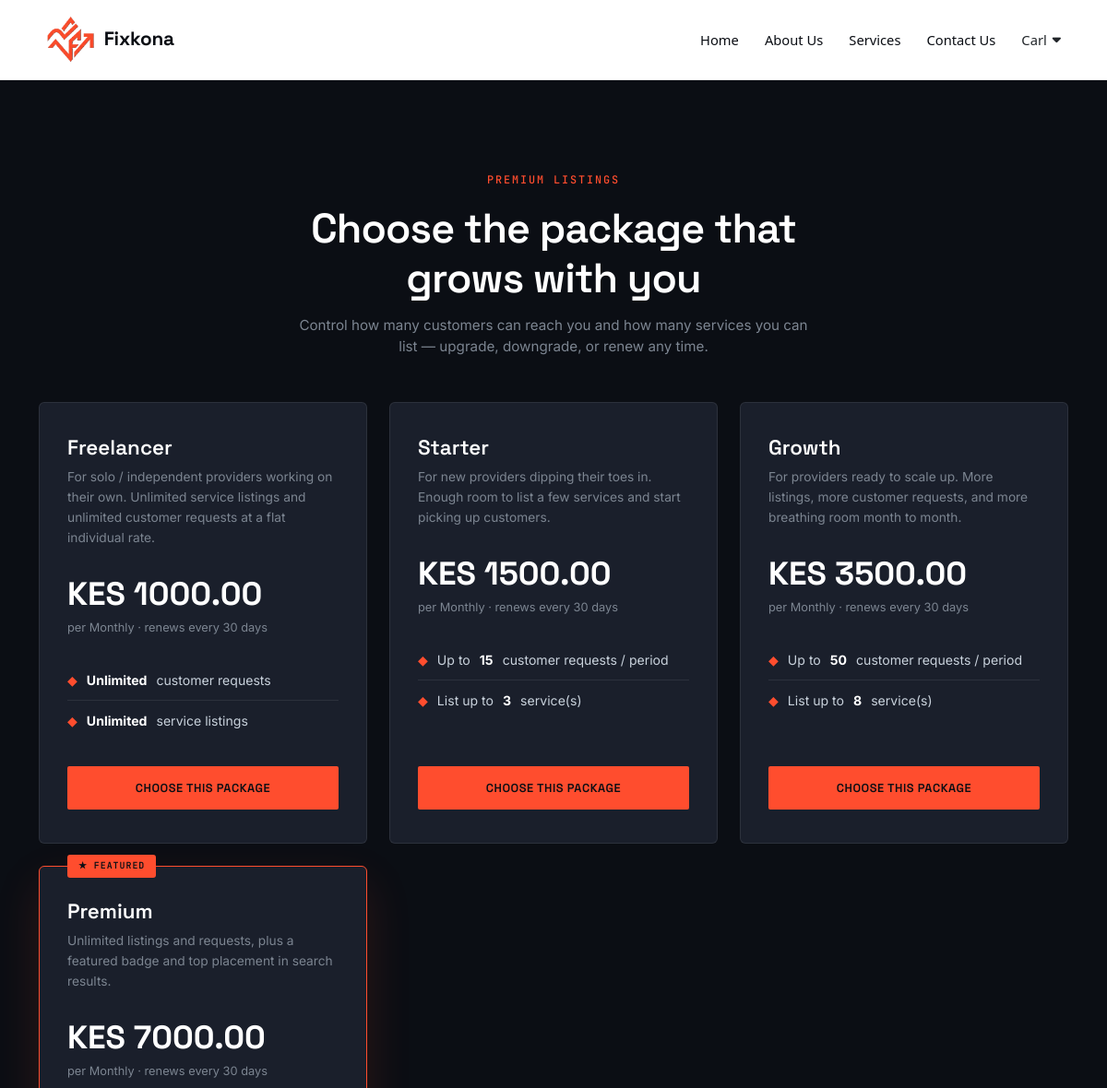
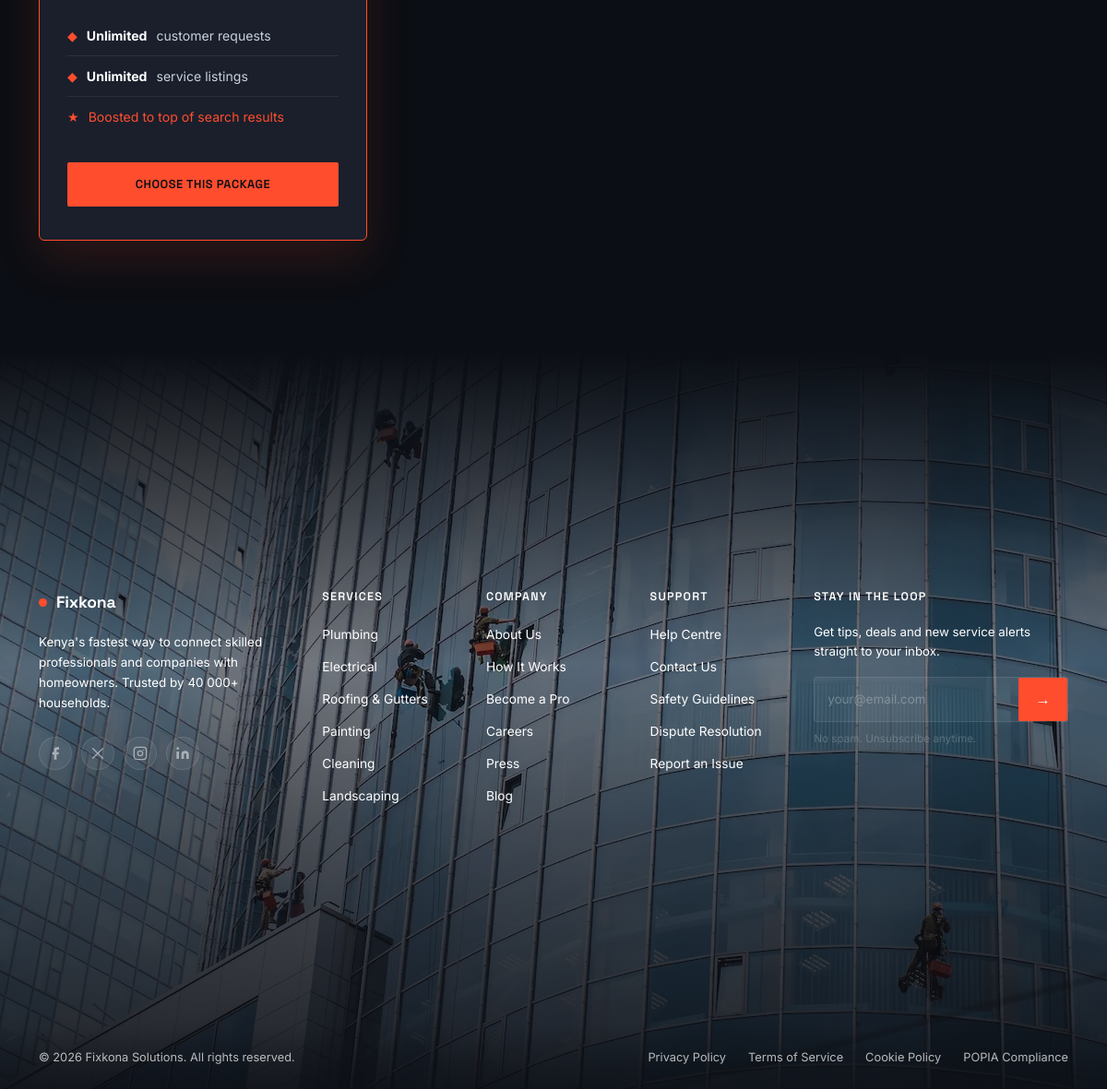
Page /packages/ (signed in) on the committed database (2 pictures, top to bottom).
### Match/models.py (models this page shows, shortened)
class User(AbstractUser):
    role = models.CharField(max_length=20, choices=USER_ROLES)
    phone = models.CharField(max_length=20, blank=True)
    location = models.CharField(max_length=100, blank=True)
    avatar = models.ImageField(upload_to='avatars/', blank=True, null=True)
    THEME_CHOICES = (
        ('system', 'Match System'),
        ('light', 'Light'),
        ('dark', 'Dark'),
    )
    theme_preference = models.CharField(max_length=10, choices=THEME_CHOICES, default='system')
    email_notifications = models.BooleanField(default=True)
    sms_notifications = models.BooleanField(default=False)
    request_update_alerts = models.BooleanField(
        default=True, help_text="Notify when a service request changes status."
    )
    marketing_emails = models.BooleanField(default=False)
    PROFILE_VISIBILITY_CHOICES = (
        ('public', 'Public'),
        ('private', 'Private'),
    )
    profile_visibility = models.CharField(
        max_length=10, choices=PROFILE_VISIBILITY_CHOICES, default='public'
    )
    show_phone_publicly = models.BooleanField(default=True)
    LANGUAGE_CHOICES = (
        ('en', 'English'),
        ('sw', 'Kiswahili'),
    )
    preferred_language = models.CharField(max_length=5, choices=LANGUAGE_CHOICES, default='en')

class SubscriptionPlan(models.Model):
    BILLING_CYCLE_CHOICES = (
        ('monthly', 'Monthly'),
        ('quarterly', 'Quarterly'),
        ('yearly', 'Yearly'),
    )
    name = models.CharField(max_length=100, unique=True)
    slug = models.SlugField(unique=True, blank=True)
    description = models.TextField(blank=True)
    price = models.DecimalField(max_digits=10, decimal_places=2, default=0)
    billing_cycle = models.CharField(max_length=20, choices=BILLING_CYCLE_CHOICES, default='monthly')
    duration_days = models.PositiveIntegerField(
        default=30,
        help_text="Length of one subscription period in days, after which renewal is required."
    )
    max_services = models.PositiveIntegerField(
        null=True, blank=True,
        help_text="Max number of services this provider may list while subscribed. Leave blank for unlimited."
    )
    max_requests = models.PositiveIntegerField(
        null=True, blank=True,
        help_text="Max number of customer requests this provider may receive per billing period. Leave blank for unlimited."
    )
    is_featured = models.BooleanField(
        default=False,
        help_text="Featured providers are boosted/badged in search results."
    )
    is_active = models.BooleanField(default=True, help_text="Whether this plan is currently offered to providers.")
    created_at = models.DateTimeField(auto_now_add=True)
    class Meta:
        ordering = ['price']

### Match/views.py (the view)
# urls.py: path('packages/', views.subscription_plans, name='subscription_plans'),
@login_required
def subscription_plans(request):
    if request.user.role != 'company':
        return redirect('login')
    provider = get_object_or_404(ServiceProvider, user=request.user)
    plans = SubscriptionPlan.objects.filter(is_active=True)
    current_subscription = provider.active_subscription
    return render(request, 'Match/subscription_plans.html', {
        'provider': provider,
        'plans': plans,
        'current_subscription': current_subscription,
    })

### Match/models.py (called while the page is built)
    @property
    def active_subscription(self):
        sub = self.subscriptions.filter(status='active').order_by('-created_at').first()
        if sub:
            sub.refresh_status()
            if sub.status != 'active':
                return None
        return sub

### Match/templates/Match/subscription_plans.html (shortened to what this page needs)
{% extends "Match/base.html" %}
{% load static %}
{% block content %}
<link rel="stylesheet" href="https://cdn.jsdelivr.net/npm/bootstrap@5.3.2/dist/css/bootstrap.min.css">
<div class="premium-page">
    <div class="container">
        <div class="text-center mx-auto mb-5" style="max-width: 640px;">
            <span class="premium-eyebrow">Premium Listings</span>
            <h2 class="premium-heading">Choose the package that grows with you</h2>
            <p class="premium-sub mx-auto">
                Control how many customers can reach you and how many services you can list —
                upgrade, downgrade, or renew any time.
            </p>
        </div>
        <div class="premium-grid">
            {% for plan in plans %}
                <div class="premium-card {% if plan.is_featured %}is-featured{% endif %} {% if current_subscription.plan_id == plan.id %}is-current{% endif %}">
                    {% if plan.is_featured %}
                        <span class="premium-card__badge">★ Featured</span>
                    {% elif current_subscription.plan_id == plan.id %}
                        <span class="premium-card__badge" style="background: var(--live);">Current Package</span>
                    {% endif %}
                    <h3 class="premium-card__name">{{ plan.name }}</h3>
                    <p class="premium-card__desc">{{ plan.description }}</p>
                    <div class="premium-card__price">KES {{ plan.price }}</div>
                    <p class="premium-card__cycle">per {{ plan.get_billing_cycle_display }} &middot; renews every {{ plan.duration_days }} days</p>
                    <ul class="premium-card__features">
                        <li>
                            <span class="dot">&#9670;</span>
                            {% if plan.max_requests %}
                                Up to <strong>{{ plan.max_requests }}</strong> customer requests / period
                            {% else %}
                                <strong>Unlimited</strong> customer requests
                            {% endif %}
                        </li>
                        <li>
                            <span class="dot">&#9670;</span>
                            {% if plan.max_services %}
                                List up to <strong>{{ plan.max_services }}</strong> service(s)
                            {% else %}
                                <strong>Unlimited</strong> service listings
                            {% endif %}
                        </li>
                        {% if plan.is_featured %}
                            <li class="is-highlight">
                                <span class="dot">★</span> Boosted to top of search results
                            </li>
                        {% endif %}
                    </ul>
                    {% if current_subscription.plan_id == plan.id %}
                        <button class="premium-btn is-disabled" disabled>Current Package</button>
                    {% else %}
                        <a href="{% url 'subscribe_to_plan' plan.id %}" class="premium-btn">
                            {% if current_subscription %}Switch to this package{% else %}Choose this package{% endif %}
                        </a>
                    {% endif %}
                </div>
            {% empty %}
                <p class="text-center" style="color: var(--text-muted);">No packages are available right now. Check back soon.</p>
            {% endfor %}
        </div>
    </div>
</div>
{% endblock %}

### Match/templates/Match/base.html (shortened to what this page needs)
{% load static %}
<!DOCTYPE html>
<html lang="en">
<head>
    <link rel="stylesheet" href="https://cdnjs.cloudflare.com/ajax/libs/font-awesome/6.5.0/css/all.min.css">
</head>
<body class="{% block body_class %}{% endblock %}">
<header id="siteHeader">
    <a href="{% url 'landing_page' %}" class="logo">
        <img src="{% static 'images/logo3.png' %}" alt="Fixkona Logo Asset">
        <span>Fixkona</span>
    </a>
    <nav id="siteNav">
        <a href="{% url 'landing_page' %}">Home</a>
        <a href="{% url 'about_page' %}">About Us</a>
        <a href="{% url 'services' %}">Services</a>
        <a href="{% url 'contact_page' %}">Contact Us</a>
        {% if user.is_authenticated %}
            <div class="dropdown" id="navDropdown">
                <span>{{ user.username }} <i class="fa fa-caret-down"></i></span>
            </div>
        {% else %}
            <a href="{% url 'login' %}">Login</a>
            <a href="{% url 'provider_signup_step1' %}" class="nav-cta">Sign Up as Pro</a>
        {% endif %}
    </nav>
</header>
<main>
    {% block content %}{% endblock %}
</main>
<footer class="im-footer im-footer--rich">
    <div class="im-footer__top">
        <div class="container">
            <div class="im-footer__grid">
                <div class="im-footer__brand-col">
                    <a href="#" class="im-footer__logo">
                        <span class="im-footer__logo-dot"></span>
                        <span>Fixkona</span>
                    </a>
                    <p class="im-footer__tagline">
                        Kenya's fastest way to connect skilled professionals and companies  with homeowners. Trusted by 40 000+ households.
                    </p>
                    <div class="im-footer__socials">
                        <a href="#" class="im-footer__social-link" aria-label="Facebook">
                            <svg width="16" height="16" viewBox="0 0 24 24" fill="currentColor"><path d="M18 2h-3a5 5 0 0 0-5 5v3H7v4h3v8h4v-8h3l1-4h-4V7a1 1 0 0 1 1-1h3z"/></svg>
                        </a>
                        <a href="#" class="im-footer__social-link" aria-label="Twitter/X">
                            <svg width="16" height="16" viewBox="0 0 24 24" fill="currentColor"><path d="M4 4l16 16M4 20L20 4" stroke="currentColor" stroke-width="2" fill="none" stroke-linecap="round"/></svg>
                        </a>
                        <a href="#" class="im-footer__social-link" aria-label="Instagram">
                            <svg width="16" height="16" viewBox="0 0 24 24" fill="none" stroke="currentColor" stroke-width="2"><rect x="2" y="2" width="20" height="20" rx="5" ry="5"/><circle cx="12" cy="12" r="4"/><circle cx="17.5" cy="6.5" r="1" fill="currentColor" stroke="none"/></svg>
                        </a>
                        <a href="#" class="im-footer__social-link" aria-label="LinkedIn">
                            <svg width="16" height="16" viewBox="0 0 24 24" fill="currentColor"><path d="M16 8a6 6 0 0 1 6 6v7h-4v-7a2 2 0 0 0-2-2 2 2 0 0 0-2 2v7h-4v-7a6 6 0 0 1 6-6zM2 9h4v12H2z"/><circle cx="4" cy="4" r="2"/></svg>
                        </a>
                    </div>
                </div>
                <div class="im-footer__nav-col">
                    <h4 class="im-footer__nav-heading">Services</h4>
                    <ul class="im-footer__nav-list">
                        <li><a href="#">Plumbing</a></li>
                        <li><a href="#">Electrical</a></li>
                        <li><a href="#">Roofing &amp; Gutters</a></li>
                        <li><a href="#">Painting</a></li>
                        <li><a href="#">Cleaning</a></li>
                        <li><a href="#">Landscaping</a></li>
                    </ul>
                </div>
                <div class="im-footer__nav-col">
                    <h4 class="im-footer__nav-heading">Company</h4>
                    <ul class="im-footer__nav-list">
                        <li><a href="#">About Us</a></li>
                        <li><a href="#">How It Works</a></li>
                        <li><a href="#">Become a Pro</a></li>
                        <li><a href="#">Careers</a></li>
                        <li><a href="#">Press</a></li>
                        <li><a href="#">Blog</a></li>
                    </ul>
                </div>
                <div class="im-footer__nav-col">
                    <h4 class="im-footer__nav-heading">Support</h4>
                    <ul class="im-footer__nav-list">
                        <li><a href="#">Help Centre</a></li>
                        <li><a href="#">Contact Us</a></li>
                        <li><a href="#">Safety Guidelines</a></li>
                        <li><a href="#">Dispute Resolution</a></li>
                        <li><a href="#">Report an Issue</a></li>
                    </ul>
                </div>
                <div class="im-footer__newsletter-col">
                    <h4 class="im-footer__nav-heading">Stay in the loop</h4>
                    <p class="im-footer__newsletter-sub">Get tips, deals and new service alerts straight to your inbox.</p>
                    <div class="im-footer__newsletter-form">
                        <input type="email" class="im-footer__newsletter-input" placeholder="your@email.com" aria-label="Email address">
                        <button class="im-footer__newsletter-btn" type="button">→</button>
                    </div>
                    <p class="im-footer__newsletter-legal">No spam. Unsubscribe anytime.</p>
                </div>
            </div>
        </div>
    </div>
    <div class="im-footer__bottom">
        <div class="container d-flex flex-wrap justify-content-between align-items-center gap-3">
            <p class="mb-0 small">&copy; 2026 Fixkona Solutions. All rights reserved.</p>
            <nav aria-label="Legal links" class="d-flex gap-4 flex-wrap">
                <a href="#" class="small">Privacy Policy</a>
                <a href="#" class="small">Terms of Service</a>
                <a href="#" class="small">Cookie Policy</a>
                <a href="#" class="small">POPIA Compliance</a>
            </nav>
        </div>
    </div>
</footer>
</body>
</html>

### Match/templates/Match/subscription_plans.html (style rules this page uses)
.premium-page { --ink: #0B0E14; --panel: #1A1F2B; --panel-line: rgba(255,255,255,0.08); --signal: #FF4D2E; --signal-dim: #C23A21; --live: #39FF6A; --text-muted: #7C8591; --white: #FFFFFF; background-color: var(--ink); color: var(--white); font-family: 'Inter', sans-serif; padding: 100px 0 120px; }
.premium-eyebrow { font-family: 'JetBrains Mono', monospace; font-size: 0.74rem; font-weight: 500; letter-spacing: 0.16em; text-transform: uppercase; color: var(--signal); display: block; margin-bottom: 16px; }
.premium-heading { font-family: 'Space Grotesk', sans-serif; font-weight: 600; font-size: clamp(2rem, 4vw, 2.8rem); letter-spacing: -0.02em; color: var(--white); margin-bottom: 14px; }
.premium-sub { color: var(--text-muted); font-size: 0.95rem; max-width: 560px; }
.premium-grid { display: grid; grid-template-columns: repeat(auto-fit, minmax(280px, 1fr)); gap: 24px; }
.premium-card { background: var(--panel); border: 1px solid var(--panel-line); border-radius: 6px; padding: 36px 30px; display: flex; flex-direction: column; position: relative; transition: border-color 0.3s ease, transform 0.3s ease; }
.premium-card.is-featured { border-color: var(--signal); box-shadow: 0 20px 50px rgba(255,77,46,0.14); }
.premium-card__badge { position: absolute; top: -13px; left: 30px; background: var(--signal); color: var(--ink); font-family: 'JetBrains Mono', monospace; font-size: 0.62rem; font-weight: 600; letter-spacing: 0.1em; text-transform: uppercase; padding: 5px 12px; border-radius: 3px; }
.premium-card__name { font-family: 'Space Grotesk', sans-serif; font-weight: 600; font-size: 1.4rem; color: var(--white); margin-bottom: 6px; }
.premium-card__desc { color: var(--text-muted); font-size: 0.86rem; line-height: 1.6; margin-bottom: 24px; min-height: 44px; }
.premium-card__price { font-family: 'Space Grotesk', sans-serif; font-weight: 700; font-size: 2.2rem; color: var(--white); }
.premium-card__cycle { color: var(--text-muted); font-size: 0.8rem; margin-bottom: 26px; }
.premium-card__features { list-style: none; padding: 0; margin: 0 0 28px; flex-grow: 1; }
.premium-card__features li { font-size: 0.88rem; color: #C9D2DC; padding: 11px 0; border-top: 1px solid var(--panel-line); display: flex; gap: 10px; align-items: flex-start; }
.premium-card__features li:first-child { border-top: none; }
.premium-card__features li strong { color: var(--white); }
.premium-card__features li.is-highlight { color: var(--signal); }
.premium-card__features li .dot { color: var(--signal); flex-shrink: 0; }
.premium-btn { display: inline-flex; align-items: center; justify-content: center; background: var(--signal); color: var(--ink) !important; border: none; border-radius: 2px; font-family: 'Space Grotesk', sans-serif; font-weight: 600; letter-spacing: 0.04em; text-transform: uppercase; font-size: 0.8rem; padding: 14px 20px; text-decoration: none; width: 100%; transition: background 0.2s ease, transform 0.2s ease; cursor: pointer; }

### rows in the picture
User: username "Carl"
SubscriptionPlan: name "Freelancer", description "For solo / independent providers working on their own. Unlimited service listings and unlimited customer requests at a flat individual rate.", price "1000.00", billing_cycle "Monthly", duration_days "30", shows "CHOOSE THIS PACKAGE"
SubscriptionPlan: name "Starter", description "For new providers dipping their toes in. Enough room to list a few services and start picking up customers.", price "1500.00", billing_cycle "Monthly", duration_days "30", max_requests "15", max_services "3", shows "CHOOSE THIS PACKAGE"
SubscriptionPlan: name "Growth", description "For providers ready to scale up. More listings, more customer requests, and more breathing room month to month.", price "3500.00", billing_cycle "Monthly", duration_days "30", max_requests "50", max_services "8", shows "CHOOSE THIS PACKAGE"
SubscriptionPlan: is_featured "★ FEATURED", name "Premium", description "Unlimited listings and requests, plus a featured badge and top placement in search results.", price "7000.00", billing_cycle "Monthly", duration_days "30", shows "customer requests", shows "service listings", shows "CHOOSE THIS PACKAGE"
